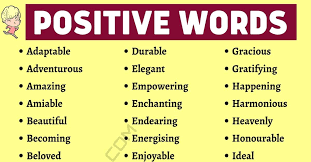
#> input picture Image Manipulation/PIL/images/w.png, 311 x 162 px, given in place of w.jpg, which was not available
$ python simple_pic.py
#> lines starting #> are read from the running program, lines starting #| are printed output that depends on the picture; after the words box and inside, x2 and y2 are one past the last pixel; in counts of white or black regions, pixels touching at a corner belong together; pictures that were not available may be replaced by others from this repository, and a replacement may not be noted
#!/usr/bin/env python3
# -*- coding: utf-8 -*-
# =============================================================================
# Author :  Will Grant
# =============================================================================

import cv2
import numpy as np

image = cv2.imread('w.jpg')
#> image is the input picture: shape (162, 311, 3); mean B, G, R 134, 209.9, 225.1
gray = cv2.cvtColor(image, cv2.COLOR_BGR2GRAY)
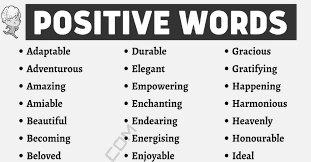
#> gray: shape (162, 311); min 0, max 255, mean 206
sharpen_kernel = np.array([[-1,-1,-1], [-1,9,-1], [-1,-1,-1]])
sharpen = cv2.filter2D(gray, -1, sharpen_kernel)
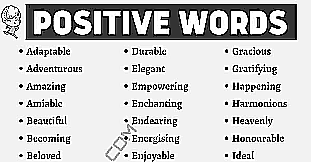
#> sharpen: shape (162, 311); min 0, max 255, mean 204
thresh = cv2.threshold(sharpen, 0, 255, cv2.THRESH_BINARY_INV + cv2.THRESH_OTSU)[1]
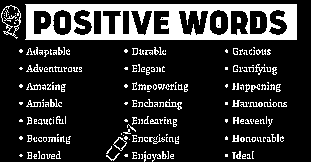
#> thresh: shape (162, 311); 18.8% white; 227 white regions (162 under 20 px), largest, box (x1, y1, x2, y2) and area: (25, 4, 297, 40) 5914, (1, 5, 21, 39) 135, (60, 17, 65, 28) 55

kernel = cv2.getStructuringElement(cv2.MORPH_RECT, (3,3))
close = cv2.morphologyEx(thresh, cv2.MORPH_CLOSE, kernel, iterations=1)
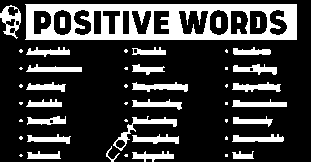
#> close: shape (162, 311); 23.5% white; 49 white regions (20 under 20 px), largest, box (x1, y1, x2, y2) and area: (25, 4, 297, 40) 5942, (113, 116, 177, 151) 402, (132, 82, 188, 92) 331
result = 255 - close

cv2.imshow('sharpen', sharpen)
cv2.imshow('thresh', thresh)
cv2.imshow('close', close)
cv2.imshow('result', result)
cv2.imwrite('c2.png', thresh)

cv2.waitKey()
